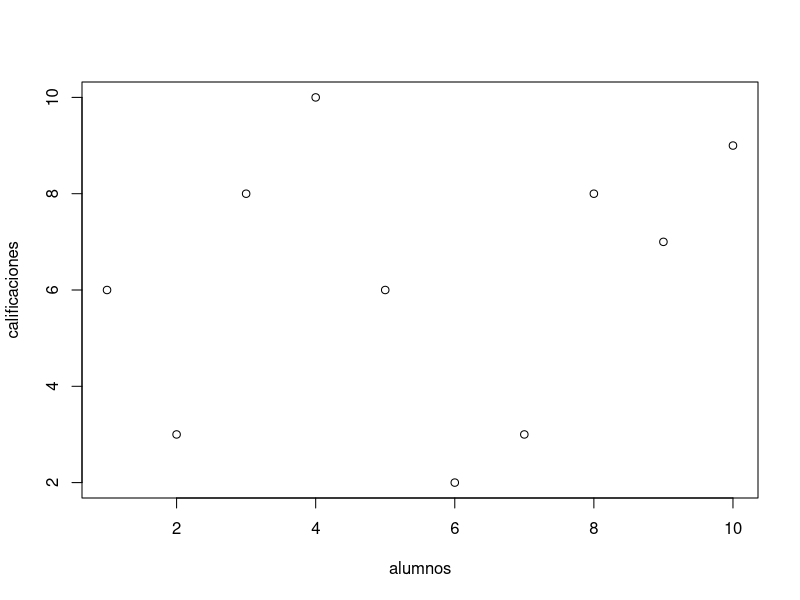
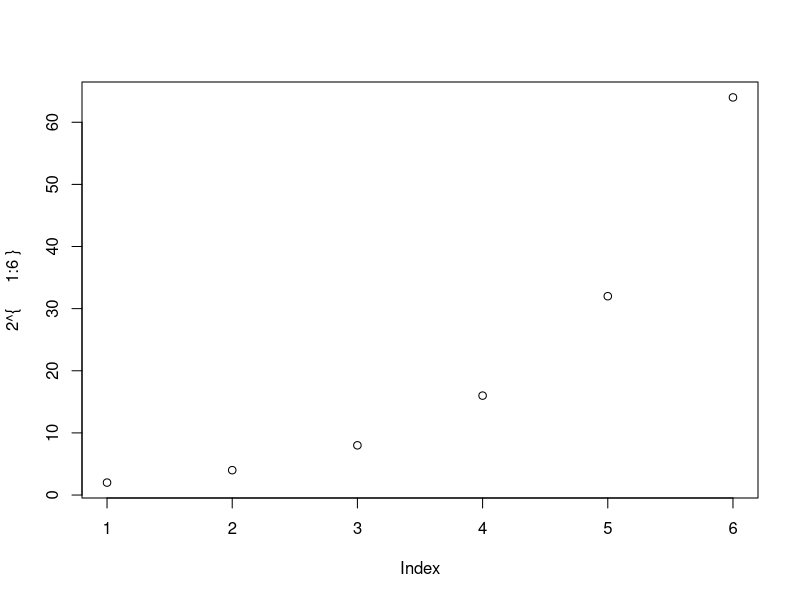
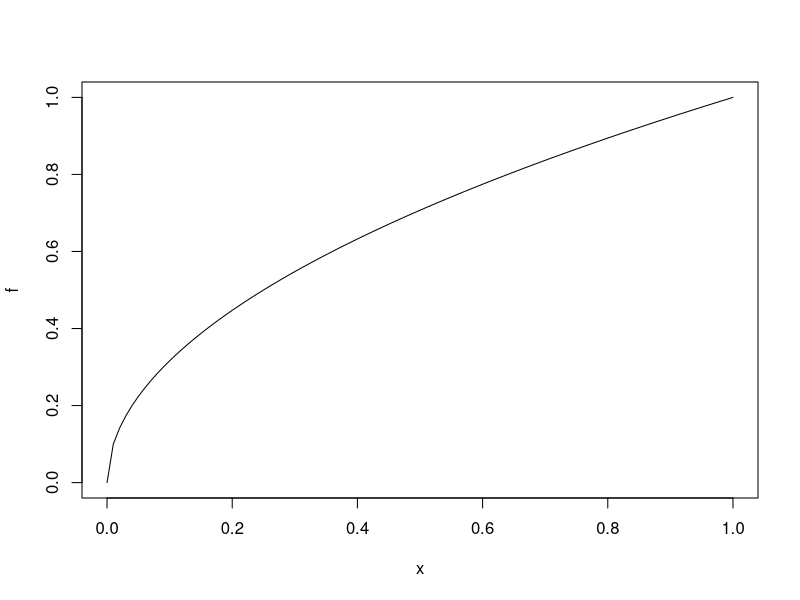

Reproduce these figures in R, in order.
## ---- chunk 1
alumnos = c(1:10)
calificaciones = c(6,3,8,10,6,2,3,8,7,9)
plot(alumnos, calificaciones)

## ---- chunk 2
plot(2^{1:6})
## ---- chunk 3
f = function(x){sqrt(x)}
plot(f)
